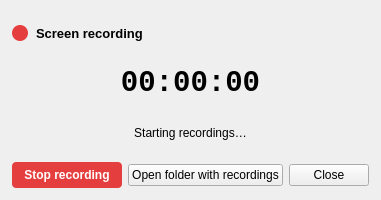
<?xml version="1.0" encoding="UTF-8"?>
<ui version="4.0">
 <class>ScreenRecorderControlWidget</class>
 <widget class="QWidget" name="ScreenRecorderControlWidget">
  <property name="geometry">
   <rect>
    <x>0</x>
    <y>0</y>
    <width>340</width>
    <height>200</height>
   </rect>
  </property>
  <property name="windowTitle">
   <string>Screen recorder</string>
  </property>
  <property name="windowIcon">
   <iconset resource="screenrecorder.qrc">
    <normaloff>:/screenrecorder/resources/media-record.png</normaloff>:/screenrecorder/resources/media-record.png</iconset>
  </property>
  <layout class="QVBoxLayout" name="mainLayout">
   <property name="spacing">
    <number>8</number>
   </property>
   <property name="leftMargin">
    <number>12</number>
   </property>
   <property name="topMargin">
    <number>12</number>
   </property>
   <property name="rightMargin">
    <number>12</number>
   </property>
   <property name="bottomMargin">
    <number>12</number>
   </property>
   <item>
    <layout class="QHBoxLayout" name="headerLayout">
     <item>
      <widget class="QLabel" name="recordIndicator">
       <property name="minimumSize">
        <size>
         <width>16</width>
         <height>16</height>
        </size>
       </property>
       <property name="maximumSize">
        <size>
         <width>16</width>
         <height>16</height>
        </size>
       </property>
       <property name="styleSheet">
        <string notr="true">background-color: #e53e3e; border-radius: 8px;</string>
       </property>
       <property name="text">
        <string/>
       </property>
      </widget>
     </item>
     <item>
      <widget class="QLabel" name="titleLabel">
       <property name="font">
        <font>
         <pointsize>10</pointsize>
         <bold>true</bold>
        </font>
       </property>
       <property name="text">
        <string>Screen recording</string>
       </property>
      </widget>
     </item>
     <item>
      <spacer name="headerSpacer">
       <property name="orientation">
        <enum>Qt::Horizontal</enum>
       </property>
       <property name="sizeHint" stdset="0">
        <size>
         <width>40</width>
         <height>20</height>
        </size>
       </property>
      </spacer>
     </item>
    </layout>
   </item>
   <item>
    <widget class="QLabel" name="durationLabel">
     <property name="font">
      <font>
       <family>Consolas</family>
       <pointsize>22</pointsize>
       <bold>true</bold>
      </font>
     </property>
     <property name="alignment">
      <set>Qt::AlignCenter</set>
     </property>
     <property name="text">
      <string>00:00:00</string>
     </property>
    </widget>
   </item>
   <item>
    <widget class="QLabel" name="statusLabel">
     <property name="alignment">
      <set>Qt::AlignCenter</set>
     </property>
     <property name="text">
      <string>Starting recordings…</string>
     </property>
     <property name="wordWrap">
      <bool>true</bool>
     </property>
    </widget>
   </item>
   <item>
    <layout class="QHBoxLayout" name="actionsLayout">
     <property name="spacing">
      <number>6</number>
     </property>
     <item>
      <widget class="QPushButton" name="stopButton">
       <property name="font">
        <font>
         <bold>true</bold>
        </font>
       </property>
       <property name="styleSheet">
        <string notr="true">QPushButton { background-color: #e53e3e; color: white; border-radius: 4px; padding: 6px 12px; } QPushButton:hover { background-color: #c53030; }</string>
       </property>
       <property name="text">
        <string>Stop recording</string>
       </property>
       <property name="icon">
        <iconset resource="screenrecorder.qrc">
         <normaloff>:/screenrecorder/resources/media-record-active.png</normaloff>:/screenrecorder/resources/media-record-active.png</iconset>
       </property>
      </widget>
     </item>
     <item>
      <widget class="QPushButton" name="openFolderButton">
       <property name="text">
        <string>Open folder with recordings</string>
       </property>
      </widget>
     </item>
     <item>
      <widget class="QPushButton" name="closeButton">
       <property name="text">
        <string>Close</string>
       </property>
      </widget>
     </item>
    </layout>
   </item>
  </layout>
 </widget>
 <resources>
  <include location="screenrecorder.qrc"/>
 </resources>
 <connections/>
</ui>
